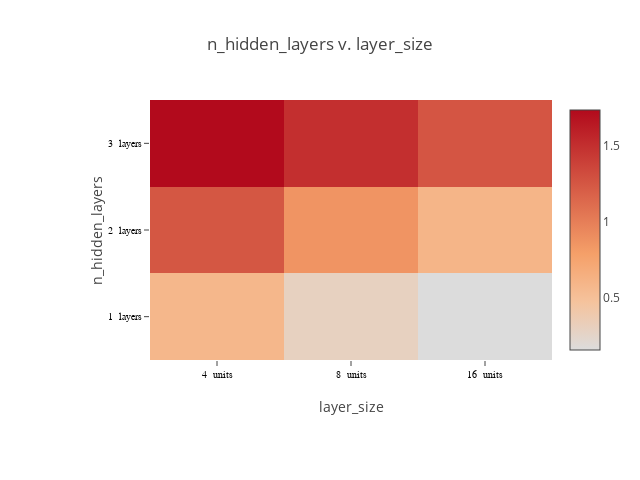

Write notebook code for a chart like this one.
### Code cell
def plot_matrix(lossframe, x_labels, y_labels, x_suffix="", y_suffix=""):

    pivot = lossframe.pivot_table(index=[x_labels], columns=[y_labels], values=['loss'])
    # specify labels as strings, to force it to use a discrete axis
    if lossframe[x_labels].dtype == np.float64 or lossframe[x_labels].dtype == np.float32:
        xaxis = ["%f %s" % (i, x_suffix) for i in pivot.columns.levels[1].values]
    else:
        xaxis = ["%d %s" % (i, x_suffix) for i in pivot.columns.levels[1].values]
    if lossframe[y_labels].dtype == np.float64 or lossframe[y_labels].dtype == np.float32:
        yaxis = ["%f %s" % (i, y_suffix) for i in pivot.index.values]
    else:
        yaxis = ["%d %s" % (i, y_suffix) for i in pivot.index.values]
        
    print(xaxis, yaxis)
    """plot a heat map of a matrix"""
    chart_width=640
    chart_height=480
    
    layout = Layout(
        title="%s v. %s" % (x_labels, y_labels),
        height=chart_height,
        width=chart_width,     
        margin=dict(
            l=150,
            r=30,
            b=120,
            t=100,
        ),
        xaxis=dict(
            title=y_labels,
            tickfont=dict(
                family='Arial, sans-serif',
                size=10,
                color='black'
            ),
        ),
        yaxis=dict(
            title=x_labels,
            tickfont=dict(
                family='Arial, sans-serif',
                size=10,
                color='black'
            ),
        ),
    )
    
    data = [Heatmap(z=pivot.values,
                    x=xaxis,
                    y=yaxis,
                    colorscale=[[0, 'rgb(0,0,255)', [1, 'rgb(255,0,0)']]],
                   )
           ]

    fig = Figure(data=data, layout=layout)
    return iplot(fig, link_text="")

plot_matrix(lossframe, "n_hidden_layers", "layer_size", x_suffix=" units", y_suffix=" layers")

### Figure 1 — Plotly figure (JSON) as saved in the notebook; plotly's stock layout.template omitted (floating-point values rounded to 4 significant figures)
{"data": [{"colorscale": [[0, "rgb(0,0,255)", [1, "rgb(255,0,0)"]]], "type": "heatmap", "x": ["4  units", "8  units", "16  units"], "y": ["1  layers", "2  layers", "3  layers"], "z": [[0.5794, 0.2916, 0.1535], [1.249, 0.8605, 0.5953], [1.735, 1.498, 1.259]]}], "layout": {"height": 480, "margin": {"b": 120, "l": 150, "r": 30, "t": 100}, "title": "n_hidden_layers v. layer_size", "width": 640, "xaxis": {"tickfont": {"color": "black", "family": "Arial, sans-serif", "size": 10}, "title": "layer_size"}, "yaxis": {"tickfont": {"color": "black", "family": "Arial, sans-serif", "size": 10}, "title": "n_hidden_layers"}}}
